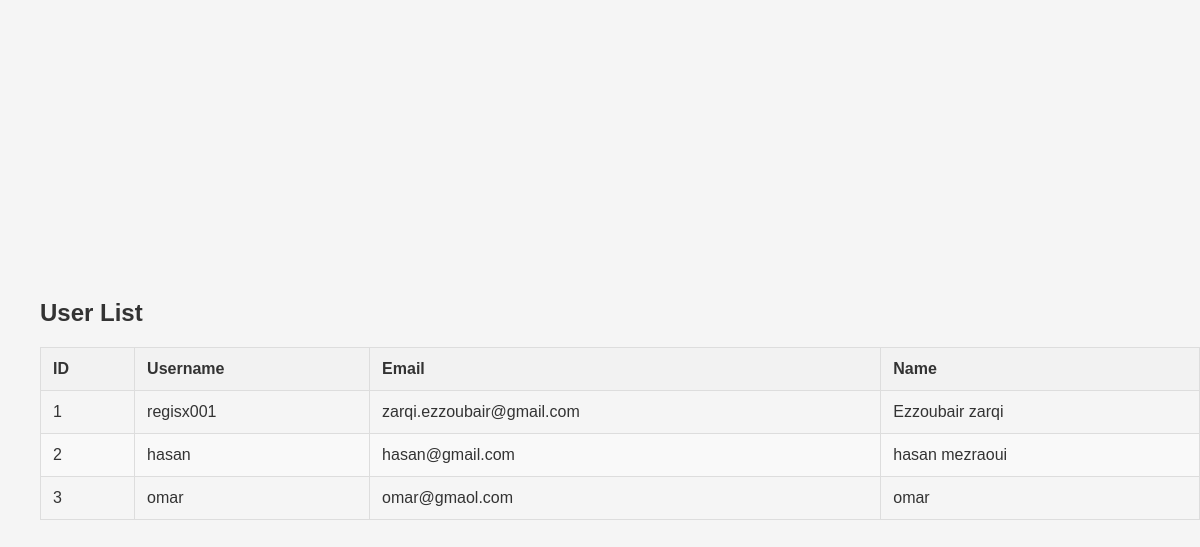
Screenshot of /users (signed in) with the database file from the repository.
### app/models/user.py (models this page shows, shortened)
class User(db.Model):
    id = db.Column(db.Integer, primary_key=True)
    username = db.Column(db.String(80), unique=True, nullable=False)
    email = db.Column(db.String(120), unique=True, nullable=False)
    password_hash = db.Column(db.String(128))
    name = db.Column(db.String(100))

### app/controllers/auth_controller.py (the view)
@auth_bp.route('/users')
def list_users():
    if 'user_id' not in session:
        flash('Please login to view this page', 'error')
        return redirect(url_for('auth.login'))
    users = User.query.all()  # Get all users from database
    return render_template('users.html', users=users)

### app/templates/users.html (shortened to what this page needs)
{% extends "base.html" %}
{% block content %}
<div class="container">
    <h2>User List</h2>
    <table class="user-table">
        <thead>
            <tr>
                <th>ID</th>
                <th>Username</th>
                <th>Email</th>
                <th>Name</th>
            </tr>
        </thead>
        <tbody>
            {% for user in users %}
            <tr>
                <td>{{ user.id }}</td>
                <td>{{ user.username }}</td>
                <td>{{ user.email }}</td>
                <td>{{ user.name }}</td>
            </tr>
            {% endfor %}
        </tbody>
    </table>
</div>
{% endblock %}

### app/static/styles.css (style rules this page uses)
body { font-family: 'Arial', sans-serif; background-color: #f5f5f5; margin: 0; padding: 0; display: flex; justify-content: center; align-items: center; min-height: 100vh; color: #333; }
.container { width: 100%; max-width: 1200px; padding: 20px; }
.container { max-width: 1200px; margin: 0 auto; padding: 20px; }
.user-table { width: 100%; border-collapse: collapse; margin-top: 20px; }
.user-table th, .user-table td { border: 1px solid #ddd; padding: 12px; text-align: left; }
.user-table th { background-color: #f2f2f2; font-weight: bold; }
.user-table tr:nth-child(even) { background-color: #f9f9f9; }

### rows the page displays
User: id "1", username "regisx001", email "zarqi.ezzoubair@gmail.com", name "Ezzoubair zarqi"
User: id "2", username "hasan", email "hasan@gmail.com", name "hasan mezraoui"
User: id "3", username "omar", email "omar@gmaol.com", name "omar"
